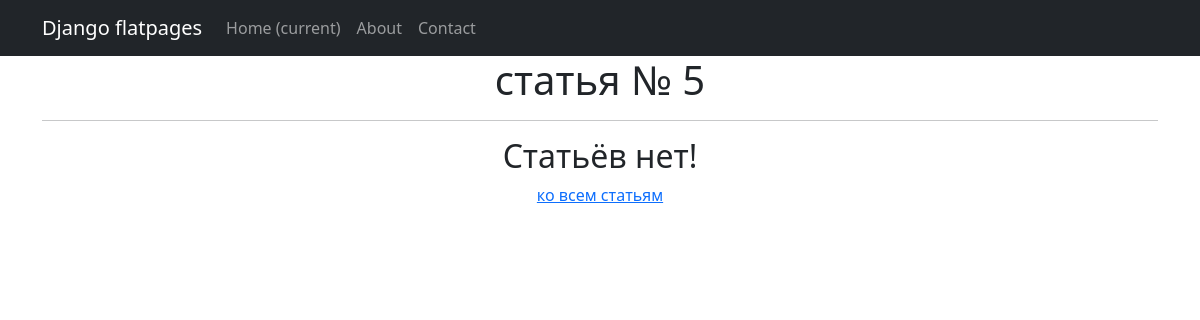
The page /artikulls/5/ on the database as committed earlier.
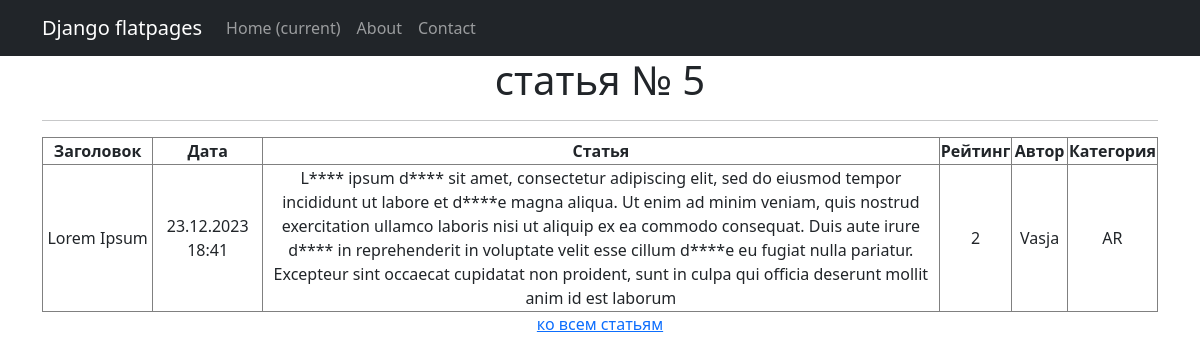
The same page on the database as committed later.
### sajt/models.py (models this page shows, shortened)
class Post(models.Model):
    artikul = 'AR'
    news = 'NE'
    POSITIONS = [
        (artikul, 'статья'),
        (news, 'новость'),
    ]
    author = models.ForeignKey(Author, on_delete=models.CASCADE)
    type = models.CharField(max_length = 2, choices = POSITIONS, default=news, blank=True)
    datetime_in = models.DateTimeField(auto_now_add = True)
    head = models.CharField(max_length = 255)
    tekst = models.TextField()
    rating = models.IntegerField(default = 0)
    category = models.ManyToManyField(Category, through='PostCategory')

class Author(models.Model):
    rating = models.IntegerField(default = 0)
    user = models.OneToOneField(User, on_delete=models.CASCADE)

### sajt/views.py (the view)
# urls.py: path('artikulls/<int:pk>/', ArtikullsDetail.as_view(), name= 'artikulls_detail'),
class ArtikullsDetail(DetailView):
    model = Post
    template_name = 'artikull.html'
    context_object_name = 'artikull'

### sajt/templatetags/censor_filters.py (called while the page is built)
@register.filter()
def censor(value):
   L = value.split()
   for i in STOP_WORDS:
      for j in L:
         wordi = i.lower()
         wordj = j.lower()
         if wordi == wordj:
            new_word = j[0] + '*' * (len(j) - 1)
            value = value.replace(j, new_word)
   return f'{value}'

### templates/artikull.html (shortened to what this page needs)
{% extends 'flatpages/default.html' %}
 {% load censor_filters %}
{% block content %}
   <h1>статья № {{ artikull.id }}</h1>
   <hr>
   {% if artikull.type == 'AR' %}
       <table class="table-bordered" width="100%">
           <tr>
               <th>Заголовок</th>
               <th>Дата</th>
               <th>Статья</th>
               <th>Рейтинг</th>
               <th>Автор</th>
               <th>Категория</th>
           </tr>
           <tr align="center">
               <td width="10%">{{ artikull.head }}</td>
               <td width="10%">{{ artikull.datetime_in|date:'d.m.Y H:i' }}</td>
               <td width="64%">{{ artikull.tekst|censor }}</td>
               <td width="6%">{{ artikull.rating }}</td>
               <td width="5%">{{ artikull.author.user.username }}</td>
               <td width="5%">{{ artikull.type }}</td>
           </tr>
       </table>
   {% else %}
       <h2>Статьёв нет!</h2>
   {% endif %}
<p><a href="/artikulls/">ко всем статьям</a></p>
{% endblock content %}

Rows that differ between the two databases and show on the page:
changed Post id 5: head (not shown) → "Lorem Ipsum"; datetime_in (not shown) → "23.12.2023 18:41"; tekst|censor (not shown) → "L**** ipsum d**** sit amet, consectetur adipiscing elit, sed do eiusmod tempor incididunt ut labore et d****e magna aliqua. Ut enim ad minim veniam, quis nostrud exercitation ullamco laboris nisi ut aliquip ex ea commodo consequat. Duis aute irure d**** in reprehenderit in voluptate velit esse cillum d****e eu fugiat nulla pariatur. Excepteur sint occaecat cupidatat non proident, sunt in culpa qui officia deserunt mollit anim id est laborum"; rating (not shown) → "2"; author.user.username (not shown) → "Vasja"; type (not shown) → "AR"
Other text that changed with them:
text no longer shown: "Статьёв нет!"
text now shown: "Заголовок Дата Статья Рейтинг Автор Категория"
